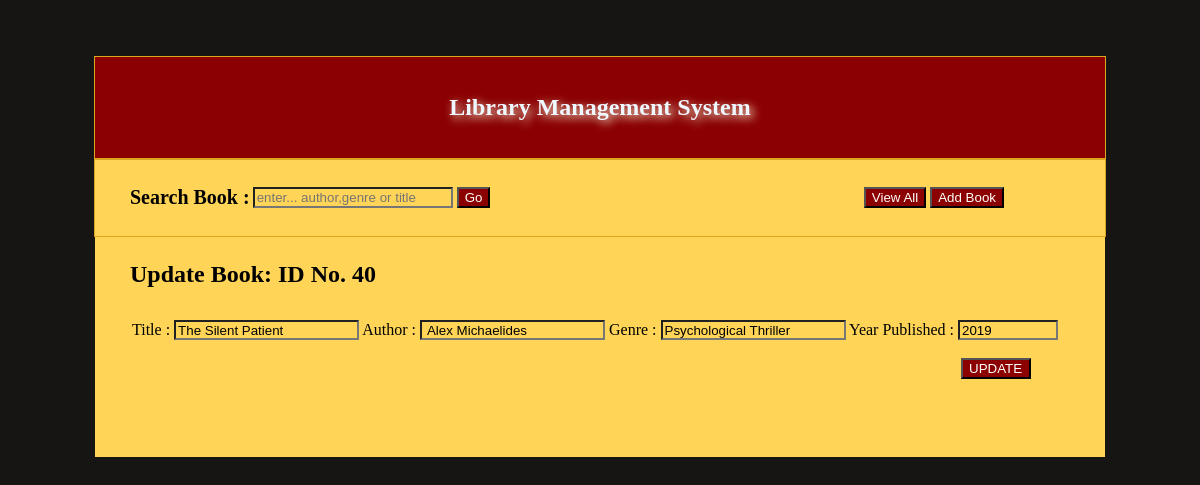
Page /library-management-system/edit_book.php?id=40 on the committed database.
### tables this page shows
CREATE TABLE `books` (
  `id` int(11) NOT NULL,
  `title` varchar(255) DEFAULT NULL,
  `author` varchar(255) DEFAULT NULL,
  `genre` varchar(100) DEFAULT NULL,
  `year_published` year(4) DEFAULT NULL
);

### library-management-system/database.php (called while the page is built, shortened)
<?php
  class database{
     public function show($conn,$search,$id){
       if(isset($search)==''){
        $select_sql = "SELECT * FROM books";
       }elseif($id !=''){
        $select_sql = "SELECT * FROM books WHERE id = '$id'";
       }
       else{
        $select_sql = "SELECT * FROM books Where title like '%$search%'or author like '%$search%' or  genre like '%$search%' ";
       }
       $result = $conn->query($select_sql);
       if($result){
         return $result;
       }else{
         return "no data found ";
       }
     }
    }
    $db = new database();
 ?>

### library-management-system/edit_book.php (the view, shortened to what this page needs)
<?php
 include_once('./database.php');
 $id = mysqli_escape_string($connect, $_GET['id']);
 $result = $db->show($connect,'',$id);
 $row = $result->fetch_assoc();
?>
<html>
<body>
    <?php require_once ('./header.php') ?>
    <div class="content">
       <div class="header">
          <h2>Update Book: ID No. <?=$id?> </h2>
       </div>
         <div class="sub-content">
    <form action="./action.php" method="POST">
      <label for="">Title : </label>
     <input type="text" placeholder="title" value="<?=$row['title']?>" name="title" required>
     <label for="">Author : </label>
     <input type="text" placeholder="author" value="<?=$row['author']?>" name="author" required>
     <label for="">Genre : </label>
     <input type="text" placeholder="genre" value="<?=$row['genre']?>" name="genre" required>
     <label for="">Year Published : </label>
     <input type="text" value="<?=$row['year_published']?>" required placeholder="year" name="year">
   <BR></BR>
      <input type="submit" value="UPDATE" id="update" name="update">
    </form>
         </div>
    </div>
</body>
</html>

### library-management-system/edit_book.php (style rules this page uses)
.content { background-color: #ffd457; width: 1000px; padding: 5px; display: flex; flex-direction: column; }
.content .sub-content { margin: 2rem; height: 100px; display: flex; position: relative; }
.content .header { margin-left: 30px; }
.content .header h2 { margin: 0%; margin-top: 2%; }
input[type='text'] { height: 20px; background-color: #ffd457 }
input[type='text']:nth-last-child(4) { width: 100px; }
input[id='update'] { position: absolute; right: 4%; width: 70px; }

### library-management-system/header.php (style rules this page uses)
body { display: flex; flex-direction: column; align-items: center; background-color: #171414; }
input[type ='submit'] { background-color: darkred; color: white; transition: color .5; }
form { padding: 0%; margin: 0% ; }

### rows in the picture
books: title "The Silent Patient", author "Alex Michaelides", genre "Psychological Thriller", year "2019"

### other values in the picture
$id "40"
